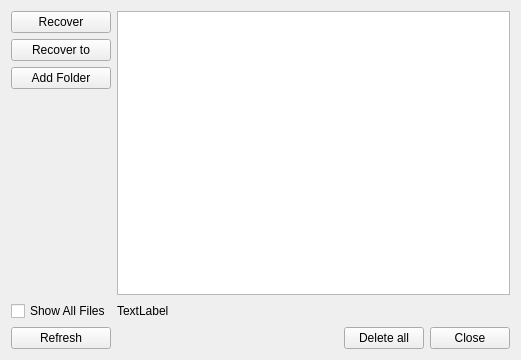
<?xml version="1.0" encoding="UTF-8"?>
<ui version="4.0">
 <class>RecoveryWindow</class>
 <widget class="QWidget" name="RecoveryWindow">
  <property name="geometry">
   <rect>
    <x>0</x>
    <y>0</y>
    <width>521</width>
    <height>360</height>
   </rect>
  </property>
  <property name="sizePolicy">
   <sizepolicy hsizetype="Preferred" vsizetype="Preferred">
    <horstretch>0</horstretch>
    <verstretch>0</verstretch>
   </sizepolicy>
  </property>
  <property name="minimumSize">
   <size>
    <width>0</width>
    <height>0</height>
   </size>
  </property>
  <property name="maximumSize">
   <size>
    <width>16777215</width>
    <height>16777215</height>
   </size>
  </property>
  <property name="windowTitle">
   <string>SandboxiePlus - Recovery</string>
  </property>
  <layout class="QVBoxLayout" name="verticalLayout_2">
   <item>
    <layout class="QVBoxLayout" name="verticalLayout">
     <item>
      <layout class="QGridLayout" name="gridLayout">
       <item row="5" column="1">
        <spacer name="horizontalSpacer_2">
         <property name="orientation">
          <enum>Qt::Horizontal</enum>
         </property>
         <property name="sizeHint" stdset="0">
          <size>
           <width>40</width>
           <height>20</height>
          </size>
         </property>
        </spacer>
       </item>
       <item row="5" column="3">
        <widget class="QPushButton" name="btnClose">
         <property name="text">
          <string>Close</string>
         </property>
        </widget>
       </item>
       <item row="1" column="0">
        <widget class="QPushButton" name="btnRecoverTo">
         <property name="text">
          <string>Recover to</string>
         </property>
        </widget>
       </item>
       <item row="2" column="0">
        <widget class="QPushButton" name="btnAddFolder">
         <property name="text">
          <string>Add Folder</string>
         </property>
        </widget>
       </item>
       <item row="0" column="0">
        <widget class="QPushButton" name="btnRecover">
         <property name="text">
          <string>Recover</string>
         </property>
        </widget>
       </item>
       <item row="3" column="0">
        <spacer name="verticalSpacer">
         <property name="orientation">
          <enum>Qt::Vertical</enum>
         </property>
         <property name="sizeHint" stdset="0">
          <size>
           <width>20</width>
           <height>40</height>
          </size>
         </property>
        </spacer>
       </item>
       <item row="5" column="0">
        <widget class="QPushButton" name="btnRefresh">
         <property name="text">
          <string>Refresh</string>
         </property>
        </widget>
       </item>
       <item row="5" column="2">
        <widget class="QPushButton" name="btnDeleteAll">
         <property name="text">
          <string>Delete all</string>
         </property>
        </widget>
       </item>
       <item row="4" column="0">
        <widget class="QCheckBox" name="chkShowAll">
         <property name="text">
          <string>Show All Files</string>
         </property>
        </widget>
       </item>
       <item row="0" column="1" rowspan="4" colspan="3">
        <widget class="QTreeView" name="treeFiles"/>
       </item>
       <item row="4" column="1" colspan="3">
        <widget class="QLabel" name="lblInfo">
         <property name="text">
          <string>TextLabel</string>
         </property>
        </widget>
       </item>
      </layout>
     </item>
    </layout>
   </item>
  </layout>
 </widget>
 <tabstops>
  <tabstop>btnAddFolder</tabstop>
  <tabstop>btnRecover</tabstop>
  <tabstop>btnRecoverTo</tabstop>
  <tabstop>treeFiles</tabstop>
  <tabstop>chkShowAll</tabstop>
  <tabstop>btnRefresh</tabstop>
  <tabstop>btnDeleteAll</tabstop>
  <tabstop>btnClose</tabstop>
 </tabstops>
 <resources/>
 <connections/>
</ui>
